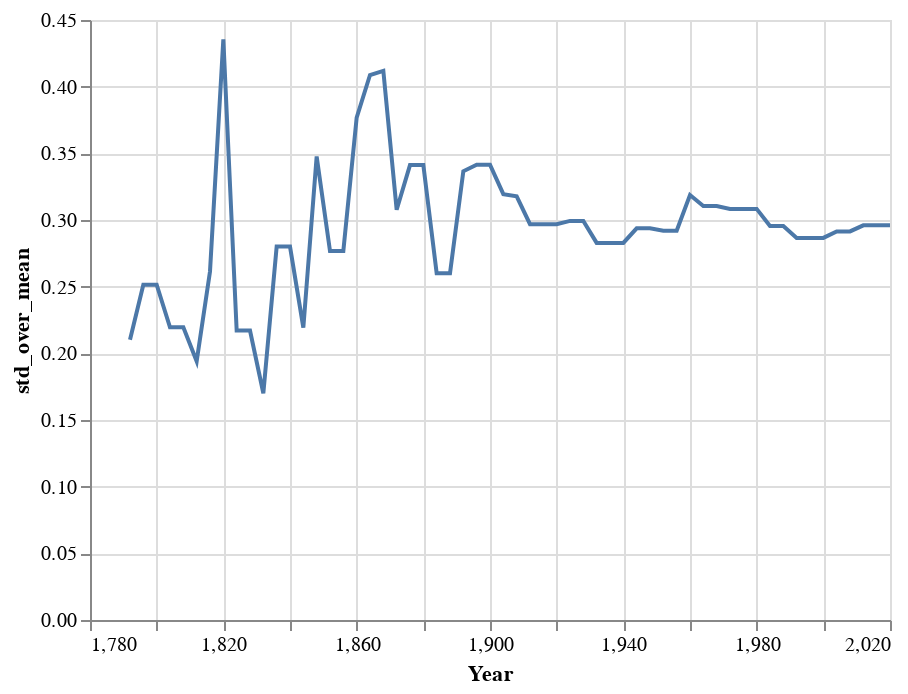

The notebook cell this image was saved under:
### Code cell
alt.Chart(
    yearly_stats_df
).mark_line().encode(
    y = "std_over_mean",
    x = "Year"
)

### Figure 1 — Vega-Lite specification as saved in the notebook (floating-point values rounded to 4 significant figures)
{"config": {"view": {"continuousWidth": 400, "continuousHeight": 300}}, "data": {"name": "data-57615daeb7d88252a120ee970cc4c08a"}, "mark": "line", "encoding": {"x": {"type": "quantitative", "field": "Year"}, "y": {"type": "quantitative", "field": "std_over_mean"}}, "$schema": "https://vega.github.io/schema/vega-lite/v4.8.1.json", "datasets": {"data-57615daeb7d88252a120ee970cc4c08a": [{"Year": 1792, "min": 17210.0, "max": 32950.0, "mean": 25570.0, "std": 5374.0, "std_over_mean": 0.2102, "max_over_min": 1.915, "Percent_states_under_50%_residents_per_elector_threshold": 0.0}, {"Year": 1796, "min": 11900.0, "max": 32950.0, "mean": 24720.0, "std": 6216.0, "std_over_mean": 0.2515, "max_over_min": 2.77, "Percent_states_under_50%_residents_per_elector_threshold": 6.25}, {"Year": 1800, "min": 11900.0, "max": 32950.0, "mean": 24720.0, "std": 6216.0, "std_over_mean": 0.2515, "max_over_min": 2.77, "Percent_states_under_50%_residents_per_elector_threshold": 6.25}, {"Year": 1804, "min": 14050.0, "max": 34560.0, "mean": 26560.0, "std": 5831.0, "std_over_mean": 0.2195, "max_over_min": 2.459, "Percent_states_under_50%_residents_per_elector_threshold": 5.882}, {"Year": 1808, "min": 14050.0, "max": 34560.0, "mean": 26560.0, "std": 5831.0, "std_over_mean": 0.2195, "max_over_min": 2.459, "Percent_states_under_50%_residents_per_elector_threshold": 5.882}, {"Year": 1812, "min": 18170.0, "max": 37740.0, "mean": 29730.0, "std": 5767.0, "std_over_mean": 0.194, "max_over_min": 2.077, "Percent_states_under_50%_residents_per_elector_threshold": 5.556}, {"Year": 1816, "min": 8173.0, "max": 37740.0, "mean": 28590.0, "std": 7474.0, "std_over_mean": 0.2614, "max_over_min": 4.617, "Percent_states_under_50%_residents_per_elector_threshold": 10.53}, {"Year": 1820, "min": 3015.0, "max": 37740.0, "mean": 25120.0, "std": 10940.0, "std_over_mean": 0.4354, "max_over_min": 12.52, "Percent_states_under_50%_residents_per_elector_threshold": 25.0}, {"Year": 1824, "min": 18400.0, "max": 45700.0, "mean": 32950.0, "std": 7154.0, "std_over_mean": 0.2171, "max_over_min": 2.483, "Percent_states_under_50%_residents_per_elector_threshold": 12.5}, {"Year": 1828, "min": 18400.0, "max": 45700.0, "mean": 32950.0, "std": 7154.0, "std_over_mean": 0.2171, "max_over_min": 2.483, "Percent_states_under_50%_residents_per_elector_threshold": 12.5}, {"Year": 1832, "min": 24300.0, "max": 52840.0, "mean": 40890.0, "std": 6954.0, "std_over_mean": 0.1701, "max_over_min": 2.174, "Percent_states_under_50%_residents_per_elector_threshold": 8.333}, {"Year": 1836, "min": 9335.0, "max": 52840.0, "mean": 38490.0, "std": 10780.0, "std_over_mean": 0.28, "max_over_min": 5.66, "Percent_states_under_50%_residents_per_elector_threshold": 15.38}, {"Year": 1840, "min": 9335.0, "max": 52840.0, "mean": 38490.0, "std": 10780.0, "std_over_mean": 0.28, "max_over_min": 5.66, "Percent_states_under_50%_residents_per_elector_threshold": 15.38}, {"Year": 1844, "min": 26030.0, "max": 69140.0, "mean": 55760.0, "std": 12230.0, "std_over_mean": 0.2192, "max_over_min": 2.656, "Percent_states_under_50%_residents_per_elector_threshold": 11.54}, {"Year": 1848, "min": 7736.0, "max": 69140.0, "mean": 51260.0, "std": 17820.0, "std_over_mean": 0.3477, "max_over_min": 8.937, "Percent_states_under_50%_residents_per_elector_threshold": 20.69}, {"Year": 1852, "min": 23150.0, "max": 90620.0, "mean": 68720.0, "std": 19020.0, "std_over_mean": 0.2768, "max_over_min": 3.915, "Percent_states_under_50%_residents_per_elector_threshold": 12.9}, {"Year": 1856, "min": 23150.0, "max": 90620.0, "mean": 68720.0, "std": 19020.0, "std_over_mean": 0.2768, "max_over_min": 3.915, "Percent_states_under_50%_residents_per_elector_threshold": 12.9}, {"Year": 1860, "min": 1519.0, "max": 90620.0, "mean": 64730.0, "std": 24390.0, "std_over_mean": 0.3768, "max_over_min": 59.65, "Percent_states_under_50%_residents_per_elector_threshold": 18.18}, {"Year": 1864, "min": 2286.0, "max": 117600.0, "mean": 78460.0, "std": 32070.0, "std_over_mean": 0.4087, "max_over_min": 51.45, "Percent_states_under_50%_residents_per_elector_threshold": 24.0}, {"Year": 1868, "min": 2286.0, "max": 120500.0, "mean": 81840.0, "std": 33710.0, "std_over_mean": 0.4118, "max_over_min": 52.73, "Percent_states_under_50%_residents_per_elector_threshold": 23.53}, {"Year": 1872, "min": 14160.0, "max": 125200.0, "mean": 90450.0, "std": 27830.0, "std_over_mean": 0.3076, "max_over_min": 8.841, "Percent_states_under_50%_residents_per_elector_threshold": 16.22}, {"Year": 1876, "min": 13290.0, "max": 125200.0, "mean": 88420.0, "std": 30170.0, "std_over_mean": 0.3412, "max_over_min": 9.424, "Percent_states_under_50%_residents_per_elector_threshold": 18.42}, {"Year": 1880, "min": 13290.0, "max": 125200.0, "mean": 88420.0, "std": 30170.0, "std_over_mean": 0.3412, "max_over_min": 9.424, "Percent_states_under_50%_residents_per_elector_threshold": 18.42}, {"Year": 1884, "min": 20760.0, "max": 142800.0, "mean": 109500.0, "std": 28470.0, "std_over_mean": 0.2601, "max_over_min": 6.878, "Percent_states_under_50%_residents_per_elector_threshold": 15.79}, {"Year": 1888, "min": 20760.0, "max": 142800.0, "mean": 109500.0, "std": 28470.0, "std_over_mean": 0.2601, "max_over_min": 6.878, "Percent_states_under_50%_residents_per_elector_threshold": 15.79}, {"Year": 1892, "min": 15780.0, "max": 166800.0, "mean": 119100.0, "std": 40100.0, "std_over_mean": 0.3366, "max_over_min": 10.56, "Percent_states_under_50%_residents_per_elector_threshold": 18.18}, {"Year": 1896, "min": 15780.0, "max": 166800.0, "mean": 118100.0, "std": 40310.0, "std_over_mean": 0.3414, "max_over_min": 10.56, "Percent_states_under_50%_residents_per_elector_threshold": 20.0}, {"Year": 1900, "min": 15780.0, "max": 166800.0, "mean": 118100.0, "std": 40310.0, "std_over_mean": 0.3414, "max_over_min": 10.56, "Percent_states_under_50%_residents_per_elector_threshold": 20.0}, {"Year": 1904, "min": 14110.0, "max": 186400.0, "mean": 133600.0, "std": 42680.0, "std_over_mean": 0.3194, "max_over_min": 13.21, "Percent_states_under_50%_residents_per_elector_threshold": 17.78}, {"Year": 1908, "min": 14110.0, "max": 186400.0, "mean": 133200.0, "std": 42310.0, "std_over_mean": 0.3177, "max_over_min": 13.21, "Percent_states_under_50%_residents_per_elector_threshold": 17.39}, {"Year": 1912, "min": 27290.0, "max": 202500.0, "mean": 148900.0, "std": 44210.0, "std_over_mean": 0.2969, "max_over_min": 7.421, "Percent_states_under_50%_residents_per_elector_threshold": 16.67}, {"Year": 1916, "min": 27290.0, "max": 202500.0, "mean": 148900.0, "std": 44210.0, "std_over_mean": 0.2969, "max_over_min": 7.421, "Percent_states_under_50%_residents_per_elector_threshold": 16.67}, {"Year": 1920, "min": 27290.0, "max": 202500.0, "mean": 148900.0, "std": 44210.0, "std_over_mean": 0.2969, "max_over_min": 7.421, "Percent_states_under_50%_residents_per_elector_threshold": 16.67}, {"Year": 1924, "min": 25800.0, "max": 263600.0, "mean": 171600.0, "std": 51350.0, "std_over_mean": 0.2993, "max_over_min": 10.22, "Percent_states_under_50%_residents_per_elector_threshold": 27.08}, {"Year": 1928, "min": 25800.0, "max": 263600.0, "mean": 171600.0, "std": 51350.0, "std_over_mean": 0.2993, "max_over_min": 10.22, "Percent_states_under_50%_residents_per_elector_threshold": 27.08}, {"Year": 1932, "min": 30350.0, "max": 267800.0, "mean": 198900.0, "std": 56250.0, "std_over_mean": 0.2828, "max_over_min": 8.824, "Percent_states_under_50%_residents_per_elector_threshold": 14.58}, {"Year": 1936, "min": 30350.0, "max": 267800.0, "mean": 198900.0, "std": 56250.0, "std_over_mean": 0.2828, "max_over_min": 8.824, "Percent_states_under_50%_residents_per_elector_threshold": 14.58}, {"Year": 1940, "min": 30350.0, "max": 267800.0, "mean": 198900.0, "std": 56250.0, "std_over_mean": 0.2828, "max_over_min": 8.824, "Percent_states_under_50%_residents_per_elector_threshold": 14.58}, {"Year": 1944, "min": 36750.0, "max": 286800.0, "mean": 212400.0, "std": 62380.0, "std_over_mean": 0.2938, "max_over_min": 7.804, "Percent_states_under_50%_residents_per_elector_threshold": 20.83}, {"Year": 1948, "min": 36750.0, "max": 286800.0, "mean": 212400.0, "std": 62380.0, "std_over_mean": 0.2938, "max_over_min": 7.804, "Percent_states_under_50%_residents_per_elector_threshold": 20.83}, {"Year": 1952, "min": 53360.0, "max": 330800.0, "mean": 242000.0, "std": 70650.0, "std_over_mean": 0.292, "max_over_min": 6.2, "Percent_states_under_50%_residents_per_elector_threshold": 18.75}, {"Year": 1956, "min": 53360.0, "max": 330800.0, "mean": 242000.0, "std": 70650.0, "std_over_mean": 0.292, "max_over_min": 6.2, "Percent_states_under_50%_residents_per_elector_threshold": 18.75}, {"Year": 1960, "min": 42880.0, "max": 330800.0, "mean": 236500.0, "std": 75380.0, "std_over_mean": 0.3187, "max_over_min": 7.715, "Percent_states_under_50%_residents_per_elector_threshold": 20.0}, {"Year": 1964, "min": 75390.0, "max": 392900.0, "mean": 281200.0, "std": 87320.0, "std_over_mean": 0.3105, "max_over_min": 5.212, "Percent_states_under_50%_residents_per_elector_threshold": 21.57}, {"Year": 1968, "min": 75390.0, "max": 392900.0, "mean": 281200.0, "std": 87320.0, "std_over_mean": 0.3105, "max_over_min": 5.212, "Percent_states_under_50%_residents_per_elector_threshold": 21.57}, {"Year": 1972, "min": 100100.0, "max": 444800.0, "mean": 317700.0, "std": 97950.0, "std_over_mean": 0.3083, "max_over_min": 4.442, "Percent_states_under_50%_residents_per_elector_threshold": 21.57}, {"Year": 1976, "min": 100100.0, "max": 444800.0, "mean": 317700.0, "std": 97950.0, "std_over_mean": 0.3083, "max_over_min": 4.442, "Percent_states_under_50%_residents_per_elector_threshold": 21.57}, {"Year": 1980, "min": 100100.0, "max": 444800.0, "mean": 317700.0, "std": 97950.0, "std_over_mean": 0.3083, "max_over_min": 4.442, "Percent_states_under_50%_residents_per_elector_threshold": 21.57}, {"Year": 1984, "min": 134000.0, "max": 503600.0, "mean": 356800.0, "std": 105400.0, "std_over_mean": 0.2954, "max_over_min": 3.759, "Percent_states_under_50%_residents_per_elector_threshold": 25.49}, {"Year": 1988, "min": 134000.0, "max": 503600.0, "mean": 356800.0, "std": 105400.0, "std_over_mean": 0.2954, "max_over_min": 3.759, "Percent_states_under_50%_residents_per_elector_threshold": 25.49}, {"Year": 1992, "min": 151200.0, "max": 551100.0, "mean": 391400.0, "std": 112200.0, "std_over_mean": 0.2866, "max_over_min": 3.645, "Percent_states_under_50%_residents_per_elector_threshold": 19.61}, {"Year": 1996, "min": 151200.0, "max": 551100.0, "mean": 391400.0, "std": 112200.0, "std_over_mean": 0.2866, "max_over_min": 3.645, "Percent_states_under_50%_residents_per_elector_threshold": 19.61}, {"Year": 2000, "min": 151200.0, "max": 551100.0, "mean": 391400.0, "std": 112200.0, "std_over_mean": 0.2866, "max_over_min": 3.645, "Percent_states_under_50%_residents_per_elector_threshold": 19.61}, {"Year": 2004, "min": 164600.0, "max": 615800.0, "mean": 443500.0, "std": 129300.0, "std_over_mean": 0.2914, "max_over_min": 3.742, "Percent_states_under_50%_residents_per_elector_threshold": 19.61}, {"Year": 2008, "min": 164600.0, "max": 615800.0, "mean": 443500.0, "std": 129300.0, "std_over_mean": 0.2914, "max_over_min": 3.742, "Percent_states_under_50%_residents_per_elector_threshold": 19.61}, {"Year": 2012, "min": 187900.0, "max": 677300.0, "mean": 486200.0, "std": 143900.0, "std_over_mean": 0.296, "max_over_min": 3.605, "Percent_states_under_50%_residents_per_elector_threshold": 21.57}, {"Year": 2016, "min": 187900.0, "max": 677300.0, "mean": 486200.0, "std": 143900.0, "std_over_mean": 0.296, "max_over_min": 3.605, "Percent_states_under_50%_residents_per_elector_threshold": 21.57}, {"Year": 2020, "min": 187900.0, "max": 677300.0, "mean": 486200.0, "std": 143900.0, "std_over_mean": 0.296, "max_over_min": 3.605, "Percent_states_under_50%_residents_per_elector_threshold": 21.57}]}}
